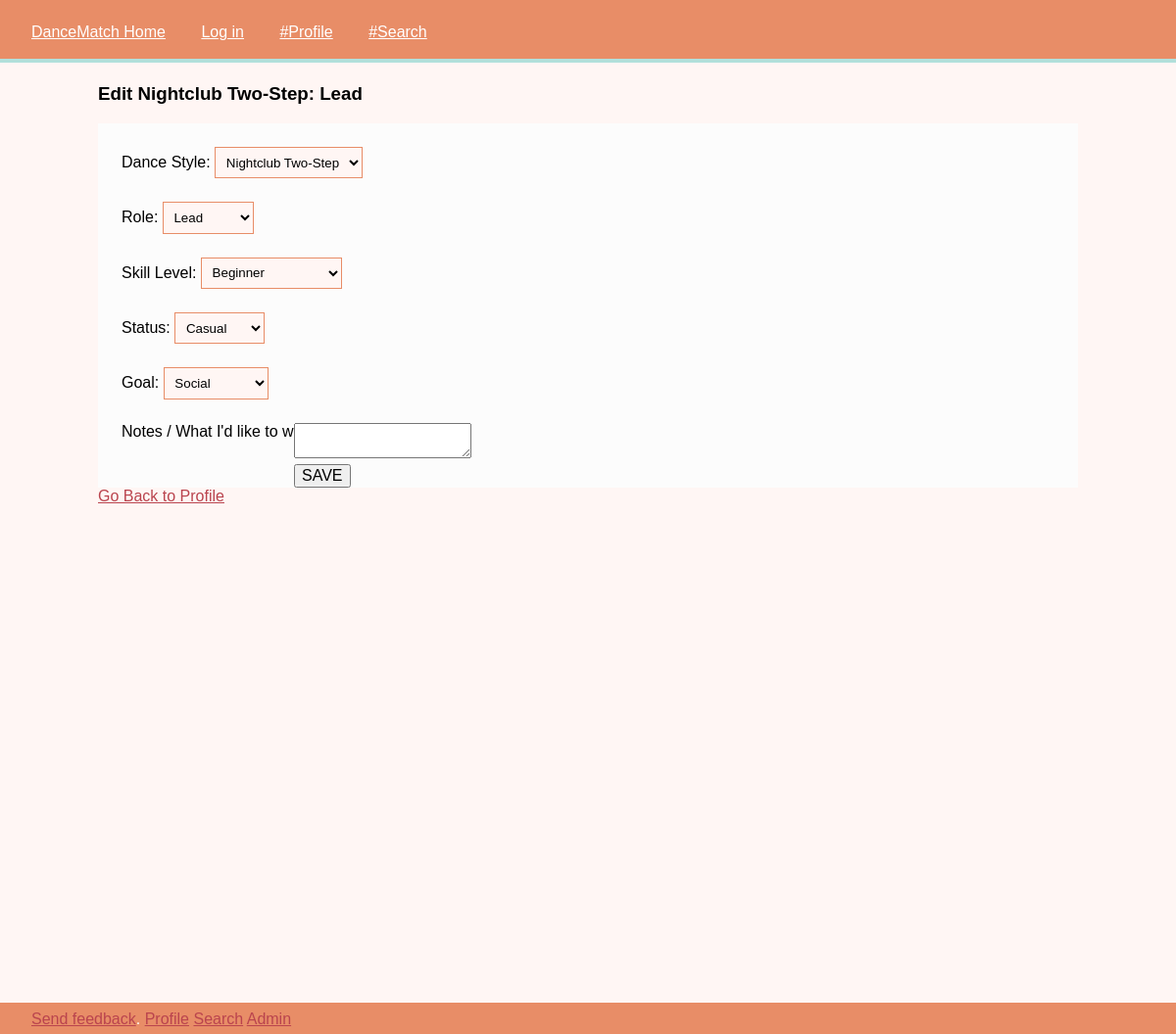
/edit/6/32/, run on the app's committed database.
### dancematch_app/models.py (models this page shows, shortened)
class DancePrefs(models.Model):
    dance = models.ForeignKey(Dance)
    dancer = models.ForeignKey(Dancer)
    role = models.ForeignKey(DanceRole)
    skill_level = models.ForeignKey(SkillLevel, default=1)
    activity = models.ForeignKey(Activity, default=1)
    goal = models.ForeignKey(Goals, default=1)
    notes = models.TextField(blank=True)
    class Meta:
        verbose_name_plural = "dance prefs"

class Dance(models.Model):
    name = models.CharField(default='', max_length=200)
    description = models.TextField(blank=True)
    class Meta:
        ordering = ["name"]
    def __str__(self):
        return self.name

class DanceRole(models.Model):
    name = models.CharField(max_length=200)
    def __str__(self):
        return self.name

class SkillLevel(models.Model):
    name = models.CharField(max_length=200)

class Activity(models.Model):
    name = models.CharField(max_length=200)
    class Meta:
        verbose_name_plural = "activities"

class Goals(models.Model):
    name = models.CharField(max_length=200)
    class Meta:
        verbose_name_plural = "goals"

### dancematch_app/views.py (the view, shortened to what this page needs)
# urls.py: url(r'^edit/(?P<user_id>[0-9]+)/(?P<dance_pref_id>[0-9]+)/$', views.edit_dance, name='edit_dance'),
def edit_dance(request, user_id, dance_pref_id):
    user = get_object_or_404(User, pk=user_id)
    dancer = get_object_or_404(Dancer, user=user)
    dance_pref_list = DancePrefs.objects.filter(id=dance_pref_id)
    if len(dance_pref_list) > 0:
        dance_pref = dance_pref_list[0]
    else:
        dance_pref = DancePrefs()
    dances = Dance.objects.order_by("name")
    roles = DanceRole.objects.all()
    activities = Activity.objects.all()
    goals = Goals.objects.all()
    skill_levels = SkillLevel.objects.all()
    return render(request, 'edit_dance.html', {'dancer': dancer,
                                               'dance_pref': dance_pref,
                                               'dances': dances,
                                               'roles': roles,
                                               'activities': activities,
                                               'goals': goals,
                                               'skill_levels': skill_levels,
                                               })

### dancematch_app/templates/edit_dance.html (shortened to what this page needs)
{% extends "base_generic.html" %}
{% load staticfiles %}
{% block content %}
    <div class="prefs">
        {% if dance_pref.id %}
            <h3>Edit {{ dance_pref.dance }}: {{ dance_pref.role }}</h3>
        {% else %}
            <h3>Add a New Dance</h3>
        {% endif %}
        <form method="post">
            <label>
                Dance Style:
                <select name="dance">
                    {% for dance in dances %}
                        <option value="{{ dance.id }}"
                            {% if dance.name == dance_pref.dance.name %}
                                selected="selected"
                            {% endif %}>
                            {{ dance.name }}
                        </option>
                    {% endfor %}
                </select>
            </label>
            <label>
                Role:
                <select name="role">
                    {% for role in roles %}
                        <option value="{{ role.id }}"
                            {% if role.name == dance_pref.role.name %}
                                selected="selected"
                            {% endif %}>
                            {{ role.name }}
                        </option>
                    {% endfor %}
                </select>
            </label>
            <label>
                Skill Level:
                <select name="skill_level">
                    {% for level in skill_levels %}
                        <option value="{{ level.id }}" name="skill_level"
                            {% if level.name == dance_pref.skill_level.name %}
                                selected="selected"
                            {% endif %}>
                            {{ level.name }}
                        </option>
                    {% endfor %}
                </select>
            </label>
            <label>
                Status:
                <select name="activity">
                    {% for activity in activities %}
                        <option value="{{ activity.id }}" name="activity"
                            {% if activity.name == dance_pref.activity.name %}
                                selected="selected"
                            {% endif %}>
                            {{ activity.name }}
                        </option>
                    {% endfor %}
                </select>
            </label>
            <label>
                Goal:
                <select name="goal">
                    {% for goal in goals %}
                        <option value="{{ goal.id }}" name="goal"
                            {% if goal.name == dance_pref.goal.name %}
                                selected="selected"
                            {% endif %}>
                            {{ goal.name }}
                        </option>
                    {% endfor %}
                </select>
            </label>
            <label>
                Notes / What I'd like to work on:
                <textarea name="notes">{{ dance_pref.notes }}</textarea>
            </label>
            <input type="submit" value="SAVE"/>
        </form>
    </div>
    <a href="/profile_ajax/">Go Back to Profile</a>
{% endblock %}

### dancematch_app/static/styles/style.css (style rules this page uses)
body { background: #fff6f4; padding: 0; margin: 0; font-family: "Trebuchet MS", sans-serif; }
a { color: #ba444e; }
form { background-color: #fcfcfc; padding: 1.5em; }
form label { display: block; padding-bottom: 1.5em; font-size: 1em; }
form input, form textarea { position: absolute; left: 200px; font-size: 1em; }
select { border: 1px solid #e88d67; border-radius: 0; background-color: #fff6f4; padding: 0.5em; line-height: 1.5em; }

### data on the page
DancePrefs: dance "Nightclub Two-Step", role "Lead", skill_level "Beginner", activity "Casual", goal "Social"
